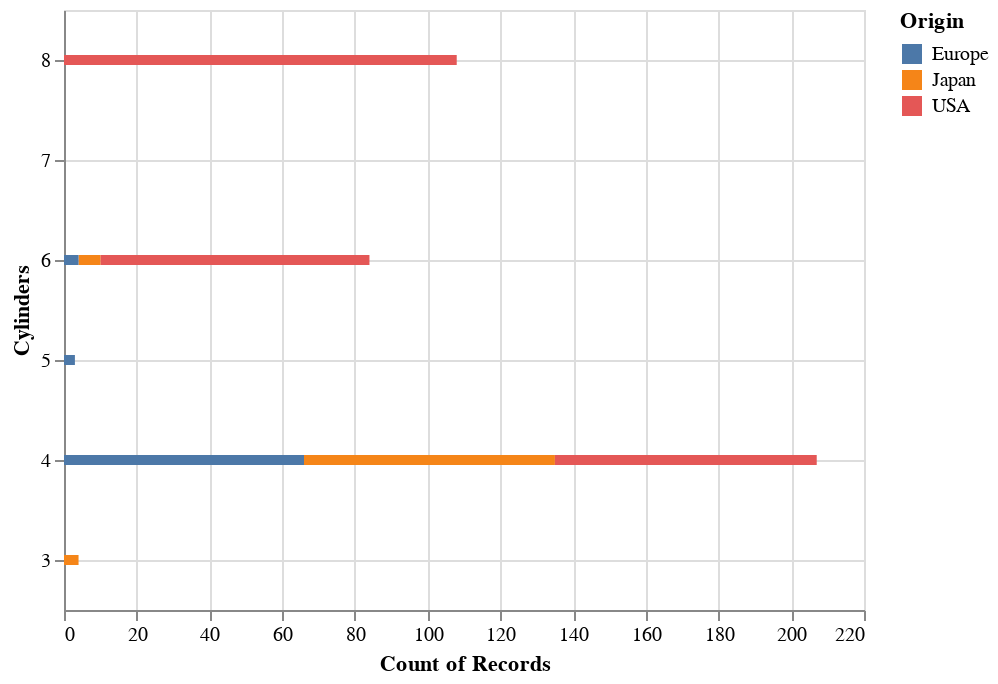

The code cell stored with this chart in its notebook:
### Code cell
alt.Chart(cars).mark_bar().encode(
    y='Cylinders',
    x='count()',
    color='Origin'
)

### Figure 1 — Vega-Lite specification as saved in the notebook (floating-point values rounded to 4 significant figures; data arrays with more than 128 entries replaced by an {"elided": "..."} marker saying what was removed)
{"$schema": "https://vega.github.io/schema/vega-lite/v2.6.0.json", "config": {"view": {"height": 300, "width": 400}}, "data": {"name": "data-f02450ab61490a1363517a0190416235"}, "datasets": {"data-f02450ab61490a1363517a0190416235": {"elided": "406 records"}}, "encoding": {"color": {"field": "Origin", "type": "nominal"}, "x": {"aggregate": "count", "type": "quantitative"}, "y": {"field": "Cylinders", "type": "quantitative"}}, "mark": "bar"}
